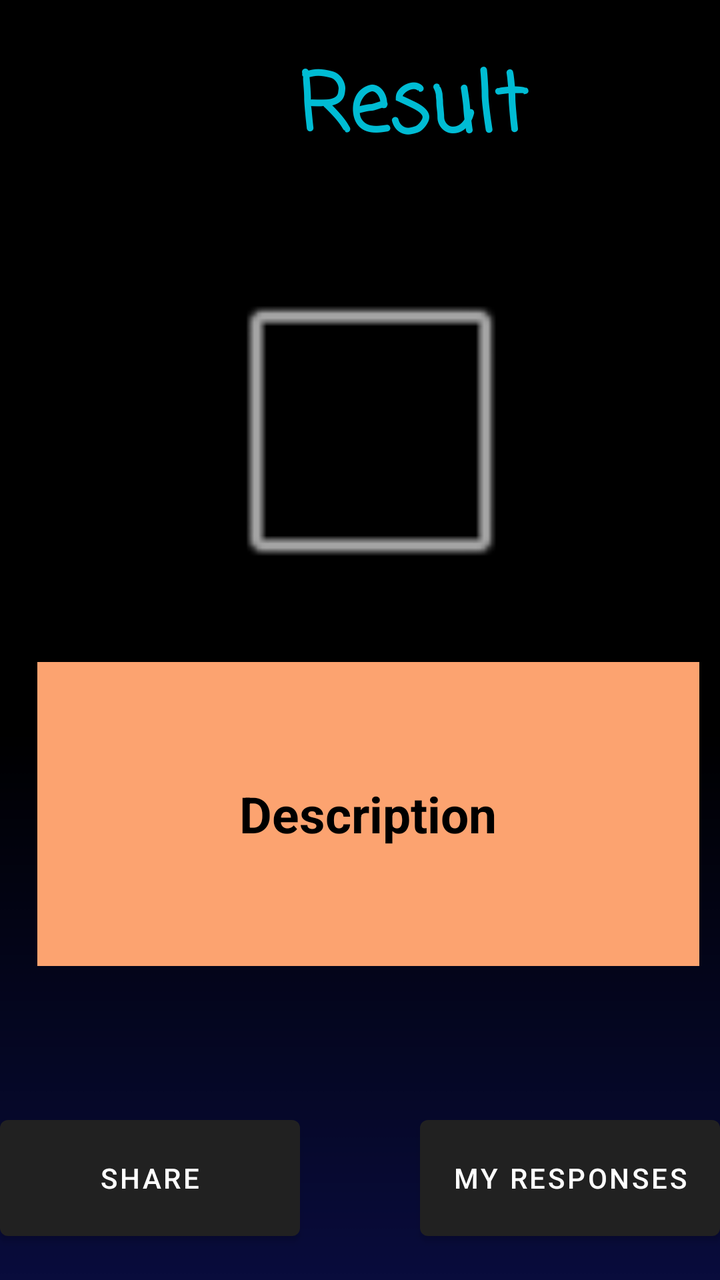
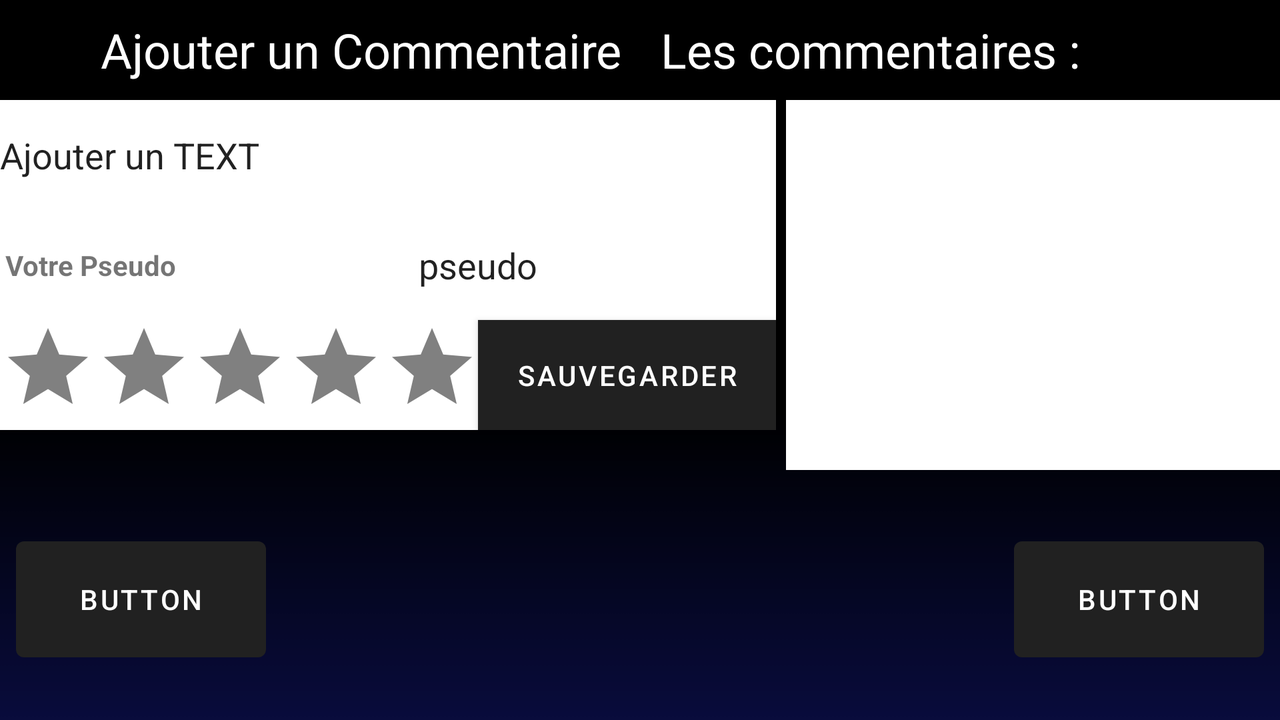

First picture: res/layout/ on a phone held upright. Second picture: the repository's own variant of that layout, on a device whose configuration matches the variant's folder. Source for both follows.
<!-- AndroidManifest.xml: application theme Theme.CharacterGame -->
<!-- res/layout/activity_gameone_result.xml -->
<?xml version="1.0" encoding="utf-8"?>
<androidx.constraintlayout.widget.ConstraintLayout xmlns:android="http://schemas.android.com/apk/res/android"
    xmlns:app="http://schemas.android.com/apk/res-auto"
    xmlns:tools="http://schemas.android.com/tools"
    android:layout_width="match_parent"
    android:layout_height="match_parent"
    tools:context=".GameOne.GameoneInfos">

    <Button
        android:id="@+id/btPartager"
        android:layout_width="150dp"
        android:layout_height="70dp"
        android:layout_marginBottom="16dp"
        android:text="@string/btpartager"
        app:layout_constraintBottom_toBottomOf="parent"
        app:layout_constraintStart_toStartOf="parent" />

    <ImageView
        android:id="@+id/characterImage"
        android:layout_width="313dp"
        android:layout_height="208dp"
        android:layout_marginStart="85dp"
        android:layout_marginTop="38dp"
        android:layout_marginEnd="100dp"
        app:layout_constraintEnd_toEndOf="parent"
        app:layout_constraintHorizontal_bias="0.413"
        app:layout_constraintStart_toStartOf="parent"
        app:layout_constraintTop_toBottomOf="@+id/textView3"
        app:srcCompat="@android:drawable/alert_dark_frame"
        android:contentDescription="@string/ResDesImage" />

    <TextView
        android:id="@+id/tvResult"
        android:layout_width="331dp"
        android:layout_height="152dp"
        android:layout_marginStart="56dp"
        android:layout_marginEnd="48dp"
        android:background="#FCA370"
        android:gravity="center"
        android:text="@string/TvResDesc"
        android:textAlignment="center"
        android:textColor="#000000"
        android:textSize="25sp"
        android:textStyle="bold"
        app:layout_constraintEnd_toEndOf="parent"
        app:layout_constraintStart_toStartOf="parent"
        app:layout_constraintTop_toBottomOf="@+id/characterImage" />

    <Button
        android:id="@+id/btReponses"
        android:layout_width="150dp"
        android:layout_height="70dp"
        android:layout_marginBottom="16dp"
        android:text="@string/btReponses"
        app:layout_constraintBottom_toBottomOf="parent"
        app:layout_constraintEnd_toEndOf="parent" />

    <TextView
        android:id="@+id/textView3"
        android:layout_width="316dp"
        android:layout_height="61dp"
        android:layout_marginStart="48dp"
        android:layout_marginTop="24dp"
        android:autoSizeTextType="uniform"
        android:autoSizeMinTextSize="12sp"
        android:autoSizeMaxTextSize="100sp"
        android:autoSizeStepGranularity="2sp"
        android:background="#41000000"
        android:fontFamily="casual"
        android:gravity="center"
        android:text="@string/TvResTitle"
        android:textAlignment="center"
        android:textColor="#00BCD4"
        android:textSize="48sp"
        android:textStyle="bold"
        app:layout_constraintStart_toStartOf="parent"
        app:layout_constraintTop_toTopOf="parent" />

</androidx.constraintlayout.widget.ConstraintLayout>
<!-- resources referenced by this layout -->
<resources>
  <string name="ResDesImage">Character Image</string>
  <string name="TvResDesc">Description</string>
  <string name="TvResTitle">Result</string>
  <string name="btReponses">My Responses</string>
  <string name="btpartager">Share</string>
  <style name="Theme.CharacterGame" parent="Theme.MaterialComponents.DayNight.DarkActionBar">
          <item name="android:windowBackground">@drawable/newbackg</item>
      </style>
  <!-- drawable newbackg: png bitmap (drawable-v24, 4623 bytes) -->
</resources>
<!-- res/layout-land/activity_gameone_result.xml (the repository's variant of the layout above) -->
<!-- drawn on the phone turned sideways -->
<?xml version="1.0" encoding="utf-8"?>
<androidx.constraintlayout.widget.ConstraintLayout xmlns:android="http://schemas.android.com/apk/res/android"
    xmlns:app="http://schemas.android.com/apk/res-auto"
    xmlns:tools="http://schemas.android.com/tools"
    android:layout_width="match_parent"
    android:layout_height="match_parent"
    tools:context=".GameOne.GameoneCommentaires">

    <EditText
        android:id="@+id/etCommentaire"
        android:layout_width="388dp"
        android:layout_height="55dp"
        android:background="#FFFFFF"
        android:inputType="text"
        android:text="Ajouter un TEXT"
        android:textAlignment="textStart"
        app:layout_constraintStart_toStartOf="parent"
        app:layout_constraintTop_toBottomOf="@+id/textView4" />

    <RatingBar
        android:id="@+id/ratingBarComm"
        android:layout_width="239dp"
        android:layout_height="55dp"
        android:background="#FFFFFF"
        android:numStars="5"
        android:progressBackgroundTint="@color/gray"
        android:progressTint="@color/gold"
        android:stepSize="0.5"
        app:layout_constraintStart_toStartOf="parent"
        app:layout_constraintTop_toBottomOf="@+id/etPseudo" />

    <TextView
        android:id="@+id/textView2"
        android:layout_width="0dp"
        android:layout_height="50dp"
        android:layout_marginEnd="100dp"
        android:background="#000000"
        android:gravity="center|center_vertical"
        android:text="Les commentaires :"
        android:textColor="#FFFFFF"
        android:textSize="24sp"
        app:layout_constraintEnd_toEndOf="parent"
        app:layout_constraintTop_toTopOf="parent" />

    <Button
        android:id="@+id/button5"
        android:layout_width="125dp"
        android:layout_height="70dp"
        android:layout_marginStart="8dp"
        android:layout_marginTop="4dp"
        android:text="Button"
        app:layout_constraintBottom_toBottomOf="parent"
        app:layout_constraintStart_toStartOf="parent"
        app:layout_constraintTop_toBottomOf="@+id/rvCommentaires" />

    <Button
        android:id="@+id/button"
        android:layout_width="125dp"
        android:layout_height="70dp"
        android:layout_marginTop="4dp"
        android:layout_marginEnd="8dp"
        android:text="Button"
        app:layout_constraintBottom_toBottomOf="parent"
        app:layout_constraintEnd_toEndOf="parent"
        app:layout_constraintTop_toBottomOf="@+id/rvCommentaires" />

    <androidx.recyclerview.widget.RecyclerView
        android:id="@+id/rvCommentaires"
        android:layout_width="0dp"
        android:layout_height="185dp"
        android:layout_marginStart="5dp"
        android:background="#FFFFFF"
        android:visibility="visible"
        app:layout_constraintEnd_toEndOf="parent"
        app:layout_constraintStart_toEndOf="@+id/btSaveComm"
        app:layout_constraintTop_toBottomOf="@+id/textView2" />

    <Button
        android:id="@+id/btSaveComm"
        android:layout_width="149dp"
        android:layout_height="55dp"
        android:background="#000000"
        android:text="Sauvegarder"
        app:layout_constraintStart_toEndOf="@+id/ratingBarComm"
        app:layout_constraintTop_toBottomOf="@+id/etPseudo" />

    <TextView
        android:id="@+id/textView4"
        android:layout_width="0dp"
        android:layout_height="50dp"
        android:layout_marginStart="50dp"
        android:background="#000000"
        android:gravity="center"
        android:text="Ajouter un Commentaire"
        android:textColor="#FFFFFF"
        android:textSize="24sp"
        app:layout_constraintStart_toStartOf="parent"
        app:layout_constraintTop_toTopOf="parent" />

    <TextView
        android:id="@+id/textView5"
        android:layout_width="90dp"
        android:layout_height="55dp"
        android:background="#FFFFFF"
        android:gravity="center"
        android:text="Votre Pseudo"
        android:textStyle="bold"
        app:layout_constraintStart_toStartOf="parent"
        app:layout_constraintTop_toBottomOf="@+id/etCommentaire" />

    <EditText
        android:id="@+id/etPseudo"
        android:layout_width="298dp"
        android:layout_height="55dp"
        android:background="@color/white"
        android:ems="10"
        android:inputType="text"
        android:text="pseudo"
        android:textAlignment="center"
        app:layout_constraintStart_toEndOf="@+id/textView5"
        app:layout_constraintTop_toBottomOf="@+id/etCommentaire" />

</androidx.constraintlayout.widget.ConstraintLayout>
<!-- resources referenced by the variant -->
<!-- as the phone turned sideways resolves them -->
<resources>
  <color name="gold">#FFD700</color>
  <color name="gray">#808080</color>
  <color name="white">#FFFFFFFF</color>
  <style name="Theme.CharacterGame" parent="Theme.MaterialComponents.DayNight.DarkActionBar">
          <item name="android:windowBackground">@drawable/newbackg</item>
      </style>
  <!-- drawable newbackg: png bitmap (drawable-v24, 4623 bytes) -->
</resources>
